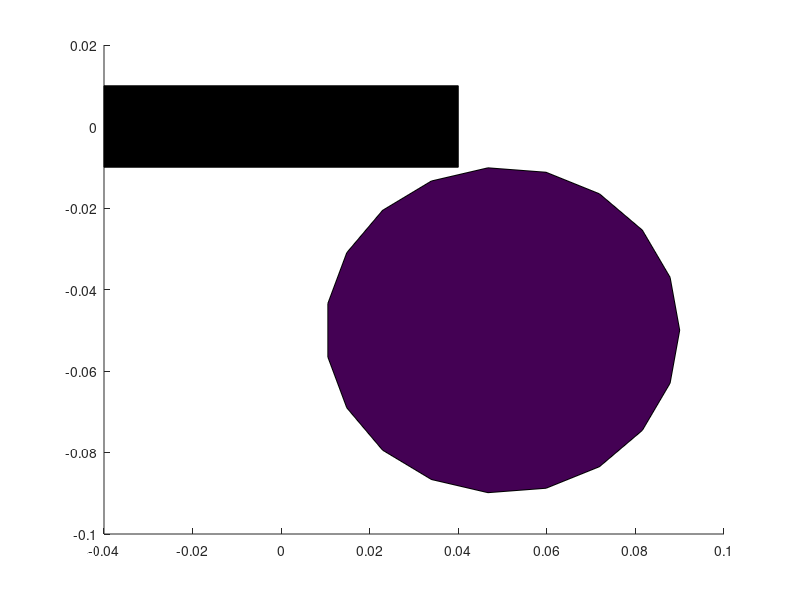

MATLAB code to generate this figure: (Note: this script raises an error after producing the figure.)
function [handle, hdata]= draw_quad

handle= {};
h_ind= 1;

%BODY--------------------------------------------------------------------%
% param
bW= .02;
bL= .04;
% handle
hbody_data= {[-1 1 1 -1 -1]*bL,[-1 -1 1 1 -1]*bW/2,[1 1 1 1 1]*0.001};
hbody= patch(hbody_data{1},hbody_data{2},hbody_data{3});hold on
set(hbody,'facecolor','k')
handle{h_ind}= hbody;  h_ind= h_ind+1;

%ROTOR-------------------------------------------------------------------%
% param
rotorR= .04;
rotorPos= .05;
% handle
rotorX= [1 1 -1 -1]*rotorPos;
rotorY= [-1 1 1 -1]*rotorPos;
hrotor_data= cell(4,3);
hrotor= cell(1,4);
cc= [1 1 0;
     1 1 0;
     .5 .5 .5;
     .5 .5 .5];
for ii= 1:4
    ang= linspace(0,2*pi,20); 
    ang= [ang,ang(1)];
    hrotor_data{ii,1}= rotorR*cos(ang)+rotorX(ii);
    hrotor_data{ii,2}= rotorR*sin(ang)+rotorY(ii);
    hrotor_data{ii,3}= zeros(size(ang));
    hrotor{ii}= patch(hrotor_data{ii,1},hrotor_data{ii,2},hrotor_data{ii,3});
    hrotor{ii}.FaceLighting= 'gouraud';
    set(hrotor{ii},'facecolor',cc(ii,:),'facealpha',.5,'edgecolor',[1 1 1]*.3)
    
    handle{h_ind}= hrotor{ii}; h_ind= h_ind+1;
end

%Stack-------------------------------------------------------------------%
hdata= [hbody_data;
        hrotor_data];
    